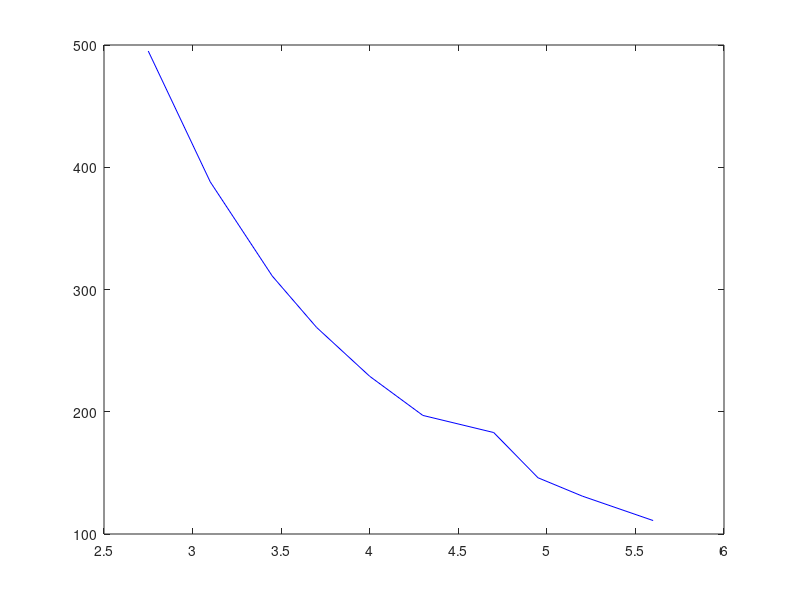

Write MATLAB code to recreate this figure. (Note: this script raises an error after producing the figure.)
clear
clc

x = [2.75;3.10;3.45;3.70;4.00;4.30;4.70;4.95;5.20;5.60];
y = [495;388;311;269;229;197;183;146;131;111];
plot(x,y,'-b');

n = 11;

xp = linspace(x(1), x(end), 100);

coeficientes = coeficientes_lagrange(n-1, x, y)

yp = zeros(size(xp));
for i = 1 : n-1
  yp = yp + coeficientes(i)*xp.^(n-i-1);
endfor
hold on
plot(xp,yp,'-r');


